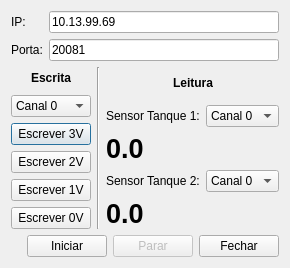
<?xml version="1.0" encoding="UTF-8"?>
<ui version="4.0">
 <class>Calibrar</class>
 <widget class="QDialog" name="Calibrar">
  <property name="geometry">
   <rect>
    <x>0</x>
    <y>0</y>
    <width>276</width>
    <height>268</height>
   </rect>
  </property>
  <property name="sizePolicy">
   <sizepolicy hsizetype="Fixed" vsizetype="Fixed">
    <horstretch>0</horstretch>
    <verstretch>0</verstretch>
   </sizepolicy>
  </property>
  <property name="windowTitle">
   <string>Calibrar sensores</string>
  </property>
  <property name="windowIcon">
   <iconset resource="../imgs/imgs.qrc">
    <normaloff>:/imgs/utilities.png</normaloff>:/imgs/utilities.png</iconset>
  </property>
  <layout class="QGridLayout" name="gridLayout">
   <item row="0" column="0" colspan="3">
    <layout class="QHBoxLayout" name="horizontalLayout">
     <item>
      <layout class="QVBoxLayout" name="verticalLayout_3">
       <item>
        <widget class="QLabel" name="label_6">
         <property name="text">
          <string>IP:</string>
         </property>
        </widget>
       </item>
       <item>
        <widget class="QLabel" name="label_3">
         <property name="text">
          <string>Porta:</string>
         </property>
        </widget>
       </item>
      </layout>
     </item>
     <item>
      <layout class="QVBoxLayout" name="verticalLayout_2">
       <item>
        <widget class="QLineEdit" name="ip_real">
         <property name="text">
          <string>10.13.99.69</string>
         </property>
        </widget>
       </item>
       <item>
        <widget class="QLineEdit" name="porta_real">
         <property name="text">
          <string>20081</string>
         </property>
        </widget>
       </item>
      </layout>
     </item>
    </layout>
   </item>
   <item row="1" column="0">
    <layout class="QVBoxLayout" name="verticalLayout">
     <item>
      <layout class="QHBoxLayout" name="horizontalLayout_5">
       <item>
        <spacer name="horizontalSpacer_2">
         <property name="orientation">
          <enum>Qt::Horizontal</enum>
         </property>
         <property name="sizeHint" stdset="0">
          <size>
           <width>13</width>
           <height>17</height>
          </size>
         </property>
        </spacer>
       </item>
       <item>
        <widget class="QLabel" name="label_4">
         <property name="text">
          <string>&lt;!DOCTYPE HTML PUBLIC &quot;-//W3C//DTD HTML 4.0//EN&quot; &quot;http://www.w3.org/TR/REC-html40/strict.dtd&quot;&gt;
&lt;html&gt;&lt;head&gt;&lt;meta name=&quot;qrichtext&quot; content=&quot;1&quot; /&gt;&lt;style type=&quot;text/css&quot;&gt;
p, li { white-space: pre-wrap; }
&lt;/style&gt;&lt;/head&gt;&lt;body style=&quot; font-family:'MS Shell Dlg 2'; font-size:8.25pt; font-weight:400; font-style:normal;&quot;&gt;
&lt;p style=&quot; margin-top:0px; margin-bottom:0px; margin-left:0px; margin-right:0px; -qt-block-indent:0; text-indent:0px;&quot;&gt;&lt;span style=&quot; font-size:9pt; font-weight:600;&quot;&gt;Escrita&lt;/span&gt;&lt;/p&gt;&lt;/body&gt;&lt;/html&gt;</string>
         </property>
        </widget>
       </item>
       <item>
        <spacer name="horizontalSpacer_3">
         <property name="orientation">
          <enum>Qt::Horizontal</enum>
         </property>
         <property name="sizeHint" stdset="0">
          <size>
           <width>13</width>
           <height>17</height>
          </size>
         </property>
        </spacer>
       </item>
      </layout>
     </item>
     <item>
      <widget class="QComboBox" name="canal_esc">
       <property name="minimumSize">
        <size>
         <width>0</width>
         <height>20</height>
        </size>
       </property>
       <item>
        <property name="text">
         <string>Canal 0</string>
        </property>
       </item>
       <item>
        <property name="text">
         <string>Canal 1</string>
        </property>
       </item>
       <item>
        <property name="text">
         <string>Canal 2</string>
        </property>
       </item>
       <item>
        <property name="text">
         <string>Canal 3</string>
        </property>
       </item>
       <item>
        <property name="text">
         <string>Canal 4</string>
        </property>
       </item>
       <item>
        <property name="text">
         <string>Canal 5</string>
        </property>
       </item>
       <item>
        <property name="text">
         <string>Canal 6</string>
        </property>
       </item>
       <item>
        <property name="text">
         <string>Canal 7</string>
        </property>
       </item>
      </widget>
     </item>
     <item>
      <widget class="QPushButton" name="tres">
       <property name="text">
        <string>Escrever 3V</string>
       </property>
      </widget>
     </item>
     <item>
      <widget class="QPushButton" name="dois">
       <property name="text">
        <string>Escrever 2V</string>
       </property>
      </widget>
     </item>
     <item>
      <widget class="QPushButton" name="um">
       <property name="text">
        <string>Escrever 1V</string>
       </property>
      </widget>
     </item>
     <item>
      <widget class="QPushButton" name="zero">
       <property name="text">
        <string>Escrever 0V</string>
       </property>
      </widget>
     </item>
    </layout>
   </item>
   <item row="1" column="1">
    <widget class="Line" name="line">
     <property name="orientation">
      <enum>Qt::Vertical</enum>
     </property>
    </widget>
   </item>
   <item row="1" column="2">
    <layout class="QVBoxLayout" name="verticalLayout_5">
     <item>
      <layout class="QHBoxLayout" name="horizontalLayout_6">
       <item>
        <spacer name="horizontalSpacer_4">
         <property name="orientation">
          <enum>Qt::Horizontal</enum>
         </property>
         <property name="sizeHint" stdset="0">
          <size>
           <width>43</width>
           <height>17</height>
          </size>
         </property>
        </spacer>
       </item>
       <item>
        <widget class="QLabel" name="label_5">
         <property name="text">
          <string>&lt;!DOCTYPE HTML PUBLIC &quot;-//W3C//DTD HTML 4.0//EN&quot; &quot;http://www.w3.org/TR/REC-html40/strict.dtd&quot;&gt;
&lt;html&gt;&lt;head&gt;&lt;meta name=&quot;qrichtext&quot; content=&quot;1&quot; /&gt;&lt;style type=&quot;text/css&quot;&gt;
p, li { white-space: pre-wrap; }
&lt;/style&gt;&lt;/head&gt;&lt;body style=&quot; font-family:'MS Shell Dlg 2'; font-size:8.25pt; font-weight:400; font-style:normal;&quot;&gt;
&lt;p style=&quot; margin-top:0px; margin-bottom:0px; margin-left:0px; margin-right:0px; -qt-block-indent:0; text-indent:0px;&quot;&gt;&lt;span style=&quot; font-size:9pt; font-weight:600;&quot;&gt;Leitura&lt;/span&gt;&lt;/p&gt;&lt;/body&gt;&lt;/html&gt;</string>
         </property>
        </widget>
       </item>
       <item>
        <spacer name="horizontalSpacer_5">
         <property name="orientation">
          <enum>Qt::Horizontal</enum>
         </property>
         <property name="sizeHint" stdset="0">
          <size>
           <width>43</width>
           <height>17</height>
          </size>
         </property>
        </spacer>
       </item>
      </layout>
     </item>
     <item>
      <layout class="QVBoxLayout" name="verticalLayout_4">
       <item>
        <layout class="QHBoxLayout" name="horizontalLayout_3">
         <item>
          <widget class="QLabel" name="label">
           <property name="text">
            <string>Sensor Tanque 1:</string>
           </property>
          </widget>
         </item>
         <item>
          <widget class="QComboBox" name="canal_leit_t1">
           <property name="minimumSize">
            <size>
             <width>0</width>
             <height>20</height>
            </size>
           </property>
           <item>
            <property name="text">
             <string>Canal 0</string>
            </property>
           </item>
           <item>
            <property name="text">
             <string>Canal 1</string>
            </property>
           </item>
           <item>
            <property name="text">
             <string>Canal 2</string>
            </property>
           </item>
           <item>
            <property name="text">
             <string>Canal 3</string>
            </property>
           </item>
           <item>
            <property name="text">
             <string>Canal 4</string>
            </property>
           </item>
           <item>
            <property name="text">
             <string>Canal 5</string>
            </property>
           </item>
           <item>
            <property name="text">
             <string>Canal 6</string>
            </property>
           </item>
           <item>
            <property name="text">
             <string>Canal 7</string>
            </property>
           </item>
          </widget>
         </item>
        </layout>
       </item>
       <item>
        <widget class="QLabel" name="nivel_t1">
         <property name="text">
          <string>&lt;!DOCTYPE HTML PUBLIC &quot;-//W3C//DTD HTML 4.0//EN&quot; &quot;http://www.w3.org/TR/REC-html40/strict.dtd&quot;&gt;
&lt;html&gt;&lt;head&gt;&lt;meta name=&quot;qrichtext&quot; content=&quot;1&quot; /&gt;&lt;style type=&quot;text/css&quot;&gt;
p, li { white-space: pre-wrap; }
&lt;/style&gt;&lt;/head&gt;&lt;body style=&quot; font-family:'MS Shell Dlg 2'; font-size:8.25pt; font-weight:400; font-style:normal;&quot;&gt;
&lt;p style=&quot; margin-top:0px; margin-bottom:0px; margin-left:0px; margin-right:0px; -qt-block-indent:0; text-indent:0px;&quot;&gt;&lt;span style=&quot; font-size:20pt; font-weight:600;&quot;&gt;0.0&lt;/span&gt;&lt;/p&gt;&lt;/body&gt;&lt;/html&gt;</string>
         </property>
        </widget>
       </item>
       <item>
        <layout class="QHBoxLayout" name="horizontalLayout_2">
         <item>
          <widget class="QLabel" name="label_2">
           <property name="text">
            <string>Sensor Tanque 2:</string>
           </property>
          </widget>
         </item>
         <item>
          <widget class="QComboBox" name="canal_leit_t2">
           <property name="minimumSize">
            <size>
             <width>0</width>
             <height>20</height>
            </size>
           </property>
           <item>
            <property name="text">
             <string>Canal 0</string>
            </property>
           </item>
           <item>
            <property name="text">
             <string>Canal 1</string>
            </property>
           </item>
           <item>
            <property name="text">
             <string>Canal 2</string>
            </property>
           </item>
           <item>
            <property name="text">
             <string>Canal 3</string>
            </property>
           </item>
           <item>
            <property name="text">
             <string>Canal 4</string>
            </property>
           </item>
           <item>
            <property name="text">
             <string>Canal 5</string>
            </property>
           </item>
           <item>
            <property name="text">
             <string>Canal 6</string>
            </property>
           </item>
           <item>
            <property name="text">
             <string>Canal 7</string>
            </property>
           </item>
          </widget>
         </item>
        </layout>
       </item>
       <item>
        <widget class="QLabel" name="nivel_t2">
         <property name="text">
          <string>&lt;!DOCTYPE HTML PUBLIC &quot;-//W3C//DTD HTML 4.0//EN&quot; &quot;http://www.w3.org/TR/REC-html40/strict.dtd&quot;&gt;
&lt;html&gt;&lt;head&gt;&lt;meta name=&quot;qrichtext&quot; content=&quot;1&quot; /&gt;&lt;style type=&quot;text/css&quot;&gt;
p, li { white-space: pre-wrap; }
&lt;/style&gt;&lt;/head&gt;&lt;body style=&quot; font-family:'MS Shell Dlg 2'; font-size:8.25pt; font-weight:400; font-style:normal;&quot;&gt;
&lt;p style=&quot; margin-top:0px; margin-bottom:0px; margin-left:0px; margin-right:0px; -qt-block-indent:0; text-indent:0px;&quot;&gt;&lt;span style=&quot; font-size:20pt; font-weight:600;&quot;&gt;0.0&lt;/span&gt;&lt;/p&gt;&lt;/body&gt;&lt;/html&gt;</string>
         </property>
        </widget>
       </item>
      </layout>
     </item>
    </layout>
   </item>
   <item row="2" column="0" colspan="3">
    <layout class="QHBoxLayout" name="horizontalLayout_4">
     <item>
      <spacer name="horizontalSpacer">
       <property name="orientation">
        <enum>Qt::Horizontal</enum>
       </property>
       <property name="sizeHint" stdset="0">
        <size>
         <width>13</width>
         <height>20</height>
        </size>
       </property>
      </spacer>
     </item>
     <item>
      <widget class="QPushButton" name="iniciar">
       <property name="text">
        <string>Iniciar</string>
       </property>
      </widget>
     </item>
     <item>
      <widget class="QPushButton" name="parar">
       <property name="enabled">
        <bool>false</bool>
       </property>
       <property name="text">
        <string>Parar</string>
       </property>
      </widget>
     </item>
     <item>
      <widget class="QPushButton" name="fechar">
       <property name="text">
        <string>Fechar</string>
       </property>
      </widget>
     </item>
    </layout>
   </item>
  </layout>
 </widget>
 <resources>
  <include location="../imgs/imgs.qrc"/>
 </resources>
 <connections>
  <connection>
   <sender>fechar</sender>
   <signal>clicked()</signal>
   <receiver>Calibrar</receiver>
   <slot>accept()</slot>
   <hints>
    <hint type="sourcelabel">
     <x>245</x>
     <y>244</y>
    </hint>
    <hint type="destinationlabel">
     <x>273</x>
     <y>239</y>
    </hint>
   </hints>
  </connection>
 </connections>
</ui>
